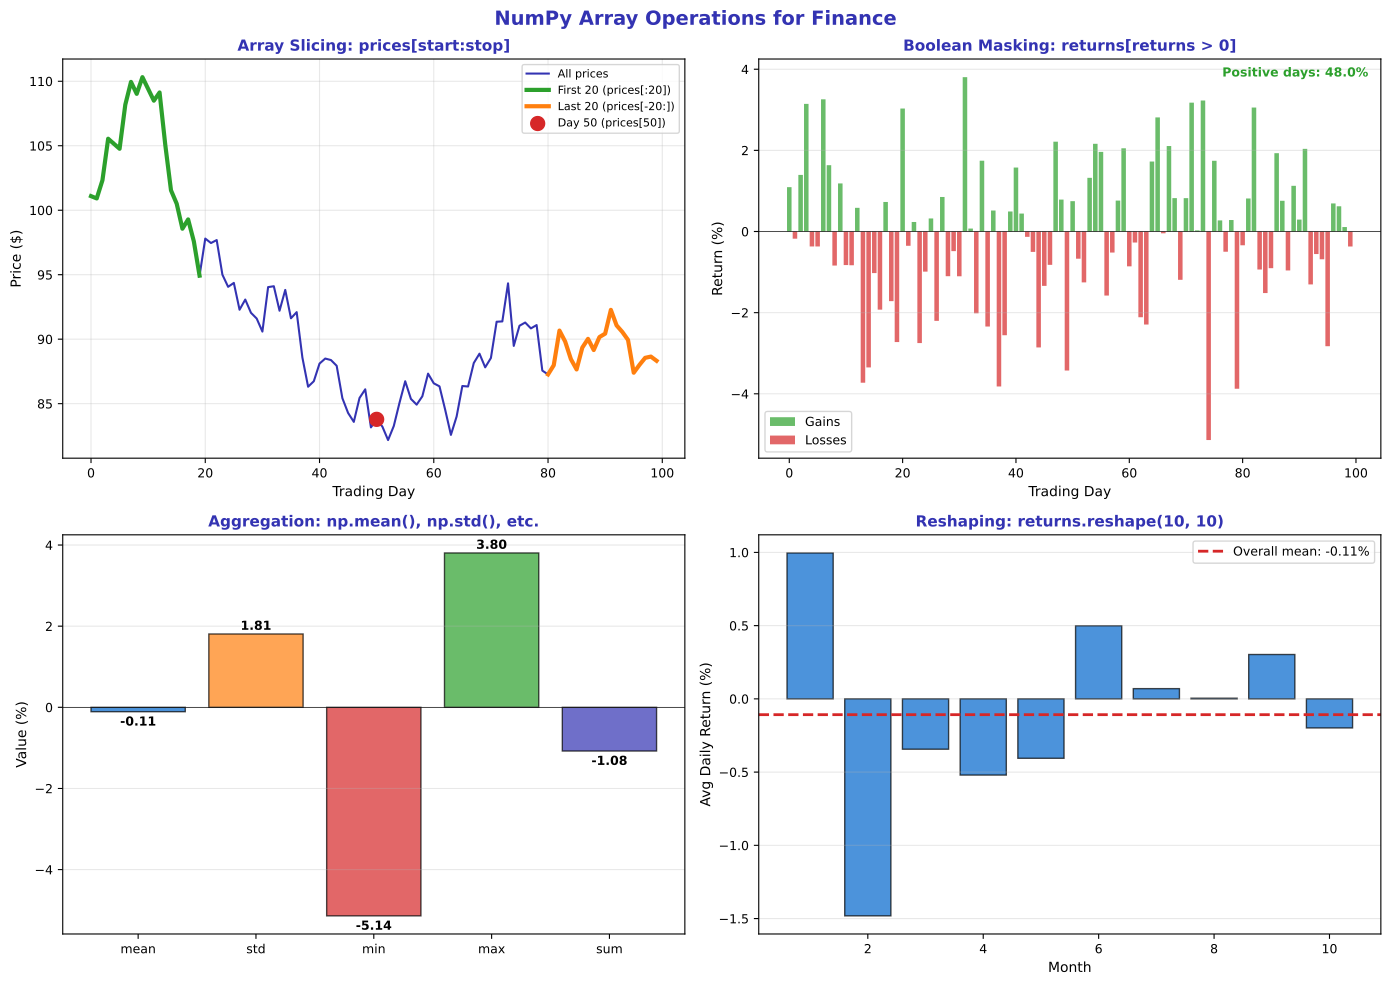

Recreate this plot in Python.
"""Array Operations - Common NumPy array operations"""
import matplotlib.pyplot as plt
import numpy as np
from pathlib import Path

# Standard matplotlib configuration
plt.rcParams.update({
    'font.size': 10,
    'axes.labelsize': 10,
    'axes.titlesize': 11,
    'xtick.labelsize': 9,
    'ytick.labelsize': 9,
    'legend.fontsize': 9,
    'figure.figsize': (10, 6),
    'figure.dpi': 150
})

# Course colors
MLPURPLE = '#3333B2'
MLLAVENDER = '#ADADE0'
MLBLUE = '#0066CC'
MLORANGE = '#FF7F0E'
MLGREEN = '#2CA02C'
MLRED = '#D62728'

# Generate sample financial data
np.random.seed(42)
returns = np.random.normal(0.001, 0.02, 100)
prices = 100 * np.cumprod(1 + returns)

fig, axes = plt.subplots(2, 2, figsize=(14, 10))
fig.suptitle('NumPy Array Operations for Finance', fontsize=14, fontweight='bold', color=MLPURPLE)

# Plot 1: Slicing and indexing
ax1 = axes[0, 0]
x = np.arange(len(prices))
ax1.plot(x, prices, color=MLPURPLE, linewidth=1.5, label='All prices')
ax1.plot(x[:20], prices[:20], color=MLGREEN, linewidth=3, label='First 20 (prices[:20])')
ax1.plot(x[-20:], prices[-20:], color=MLORANGE, linewidth=3, label='Last 20 (prices[-20:])')
ax1.scatter([50], [prices[50]], color=MLRED, s=100, zorder=5, label='Day 50 (prices[50])')

ax1.set_xlabel('Trading Day', fontsize=10)
ax1.set_ylabel('Price ($)', fontsize=10)
ax1.set_title('Array Slicing: prices[start:stop]', fontsize=11, fontweight='bold', color=MLPURPLE)
ax1.legend(fontsize=8)
ax1.grid(alpha=0.3)

# Plot 2: Boolean masking
ax2 = axes[0, 1]
positive = returns > 0
negative = returns <= 0

ax2.bar(np.where(positive)[0], returns[positive] * 100, color=MLGREEN, alpha=0.7, label='Gains')
ax2.bar(np.where(negative)[0], returns[negative] * 100, color=MLRED, alpha=0.7, label='Losses')
ax2.axhline(0, color='black', linewidth=0.5)

ax2.set_xlabel('Trading Day', fontsize=10)
ax2.set_ylabel('Return (%)', fontsize=10)
ax2.set_title('Boolean Masking: returns[returns > 0]', fontsize=11, fontweight='bold', color=MLPURPLE)
ax2.legend(fontsize=9)
ax2.grid(axis='y', alpha=0.3)

# Add stats
pos_pct = np.sum(positive) / len(returns) * 100
ax2.text(0.98, 0.98, f'Positive days: {pos_pct:.1f}%', transform=ax2.transAxes,
         ha='right', va='top', fontsize=9, color=MLGREEN, fontweight='bold')

# Plot 3: Aggregation operations
ax3 = axes[1, 0]
operations = ['mean', 'std', 'min', 'max', 'sum']
values = [returns.mean() * 100, returns.std() * 100, returns.min() * 100,
          returns.max() * 100, returns.sum() * 100 / 10]  # Sum scaled for display
colors = [MLBLUE, MLORANGE, MLRED, MLGREEN, MLPURPLE]

bars = ax3.bar(operations, values, color=colors, alpha=0.7, edgecolor='black')
ax3.axhline(0, color='black', linewidth=0.5)

ax3.set_ylabel('Value (%)', fontsize=10)
ax3.set_title('Aggregation: np.mean(), np.std(), etc.', fontsize=11, fontweight='bold', color=MLPURPLE)
ax3.grid(axis='y', alpha=0.3)

# Add value labels
for bar, val in zip(bars, [returns.mean()*100, returns.std()*100, returns.min()*100, returns.max()*100, returns.sum()*100/10]):
    height = bar.get_height()
    ax3.annotate(f'{height:.2f}', xy=(bar.get_x() + bar.get_width()/2, height),
                xytext=(0, 3 if height >= 0 else -10), textcoords="offset points",
                ha='center', fontsize=9, fontweight='bold')

# Plot 4: Reshaping
ax4 = axes[1, 1]
# Show monthly returns (reshape to 10 months x 10 days)
monthly = returns.reshape(10, 10)
monthly_avg = monthly.mean(axis=1) * 100

ax4.bar(range(1, 11), monthly_avg, color=MLBLUE, alpha=0.7, edgecolor='black')
ax4.axhline(returns.mean() * 100, color=MLRED, linestyle='--', linewidth=2,
            label=f'Overall mean: {returns.mean()*100:.2f}%')

ax4.set_xlabel('Month', fontsize=10)
ax4.set_ylabel('Avg Daily Return (%)', fontsize=10)
ax4.set_title('Reshaping: returns.reshape(10, 10)', fontsize=11, fontweight='bold', color=MLPURPLE)
ax4.legend(fontsize=9)
ax4.grid(axis='y', alpha=0.3)

plt.tight_layout()
plt.savefig(Path(__file__).parent / 'chart.pdf', dpi=300, bbox_inches='tight')
plt.close()
